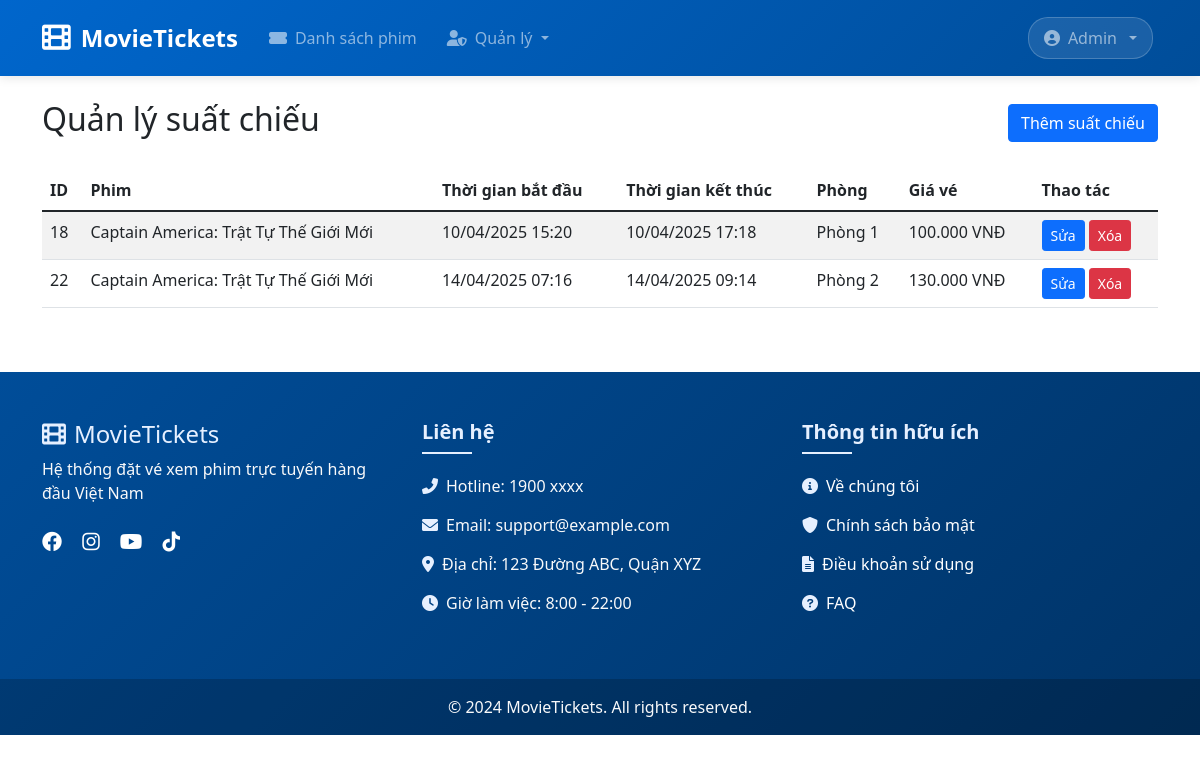
Screenshot of /admin/showtimes (signed in) with the database file from the repository.
### tables this page shows
CREATE TABLE `showtime` (
  `id` int NOT NULL,
  `movieId` int NOT NULL,
  `startTime` datetime NOT NULL,
  `endTime` datetime NOT NULL,
  `room` varchar(50) NOT NULL,
  `price` decimal(10,2) NOT NULL
);

CREATE TABLE `movie` (
  `id` int NOT NULL,
  `title` varchar(255) NOT NULL,
  `description` text,
  `trailer` varchar(255) DEFAULT NULL,
  `duration` int NOT NULL,
  `imageUrl` varchar(255) DEFAULT NULL,
  `createdAt` datetime DEFAULT CURRENT_TIMESTAMP
);

### controllers/AdminController.php (called while the page is built, shortened)
<?php
require_once "models/ShowTime.php";
require_once "config/database.php";
class AdminController
{
    private $showTimeModel;
    public function __construct()
    {
        $this->showTimeModel = new ShowTime();
    }
    public function showTimes()
    {
        $showTimes = $this->showTimeModel->getAllShowTimes();
        require_once "views/admin/showtimes/index.php";
    }
}

### models/ShowTime.php (called while the page is built, shortened)
<?php
require_once "config/database.php";
class ShowTime
{
    private $conn;
    private $table_name = "ShowTime";
    public function __construct()
    {
        $database = new Database();
        $this->conn = $database->getConnection();
    }
    public function getAllShowTimes()
    {
        $query = "SELECT st.*, m.title as movie_title
             FROM " . $this->table_name . " st
             JOIN Movie m ON st.movieId = m.id
             ORDER BY st.startTime";
        $stmt = $this->conn->prepare($query);
        $stmt->execute();
        return $stmt->fetchAll(PDO::FETCH_ASSOC);
    }
}

### config/database.php (called while the page is built, shortened)
<?php
class Database
{
    private $host = "localhost";
    private $db_name = "movie_booking";
    private $username = "root";
    private $password = "";
    public function getConnection()
    {
        try {
            $this->conn = new PDO(
                "mysql:host=" . $this->host . ";port=3306;dbname=" . $this->db_name . ";charset=utf8mb4",
                $this->username,
                $this->password,
                array(PDO::ATTR_ERRMODE => PDO::ERRMODE_EXCEPTION)
            );
            return $this->conn;
        } catch (PDOException $e) {
            error_log("Database Connection Error: " . $e->getMessage());
            throw new Exception("Không thể kết nối đến cơ sở dữ liệu: " . $e->getMessage());
        }
    }
}

### views/admin/showtimes/index.php (the view, shortened to what this page needs)
<?php include 'views/layouts/header.php'; ?>
<div class="container mt-4">
    <div class="d-flex justify-content-between align-items-center mb-4">
        <h2>Quản lý suất chiếu</h2>
        <a href="<?php echo BASE_URL; ?>admin/showtimes/add" class="btn btn-primary">Thêm suất chiếu</a>
    </div>
    <?php if (empty($showTimes)): ?>
        <div class="alert alert-info">
            Chưa có suất chiếu nào trong hệ thống.
        </div>
    <?php else: ?>
        <div class="table-responsive">
            <table class="table table-striped">
                <thead>
                    <tr>
                        <th>ID</th>
                        <th>Phim</th>
                        <th>Thời gian bắt đầu</th>
                        <th>Thời gian kết thúc</th>
                        <th>Phòng</th>
                        <th>Giá vé</th>
                        <th>Thao tác</th>
                    </tr>
                </thead>
                <tbody>
                    <?php foreach ($showTimes as $showTime): ?>
                        <tr>
                            <td><?php echo $showTime['id']; ?></td>
                            <td><?php echo htmlspecialchars($showTime['movie_title']); ?></td>
                            <td><?php echo date('d/m/Y H:i', strtotime($showTime['startTime'])); ?></td>
                            <td><?php echo date('d/m/Y H:i', strtotime($showTime['endTime'])); ?></td>
                            <td><?php echo htmlspecialchars($showTime['room']); ?></td>
                            <td><?php echo number_format($showTime['price'], 0, ',', '.'); ?> VNĐ</td>
                            <td>
                                <a href="<?php echo BASE_URL; ?>admin/showtimes/edit?id=<?php echo $showTime['id']; ?>"
                                    class="btn btn-sm btn-primary">Sửa</a>
                                <a href="<?php echo BASE_URL; ?>admin/showtimes/delete?id=<?php echo $showTime['id']; ?>"
                                    class="btn btn-sm btn-danger"
                                    onclick="return confirm('Bạn có chắc chắn muốn xóa suất chiếu này?');">Xóa</a>
                            </td>
                        </tr>
                    <?php endforeach; ?>
                </tbody>
            </table>
        </div>
    <?php endif; ?>
</div>
<?php include 'views/layouts/footer.php'; ?>

### index.php (shortened to what this page needs)
<?php
require_once "controllers/AdminController.php";
$url = isset($_GET['url']) ? rtrim($_GET['url'], '/') : '';
foreach ($routes as $pattern => $handler) {
    $pattern = str_replace('/', '\/', $pattern);
    if (preg_match('/^' . $pattern . '$/', $url, $matches)) {
        $action = $handler[1];
        $controller = new $controller_name();
        if (count($matches) > 1) {
            $controller->$action($matches[1]);
        } else {
            $id = isset($_GET['id']) ? $_GET['id'] : null;
            if ($id !== null) {
                $controller->$action($id);
            } else {
                $controller->$action();
            }
        }
        break;
    }
}

### views/layouts/header.php (style rules this page uses)
:root { --primary-blue: #0066cc; --primary-dark: #004d99; --primary-light: #e6f0ff; }

### rows the page displays
showtime: id "18", movieId.title "Captain America: Trật Tự Thế Giới Mới", startTime "10/04/2025 15:20", endTime "10/04/2025 17:18", room "Phòng 1", price "100.000"
showtime: id "22", movieId.title "Captain America: Trật Tự Thế Giới Mới", startTime "14/04/2025 07:16", endTime "14/04/2025 09:14", room "Phòng 2", price "130.000"
